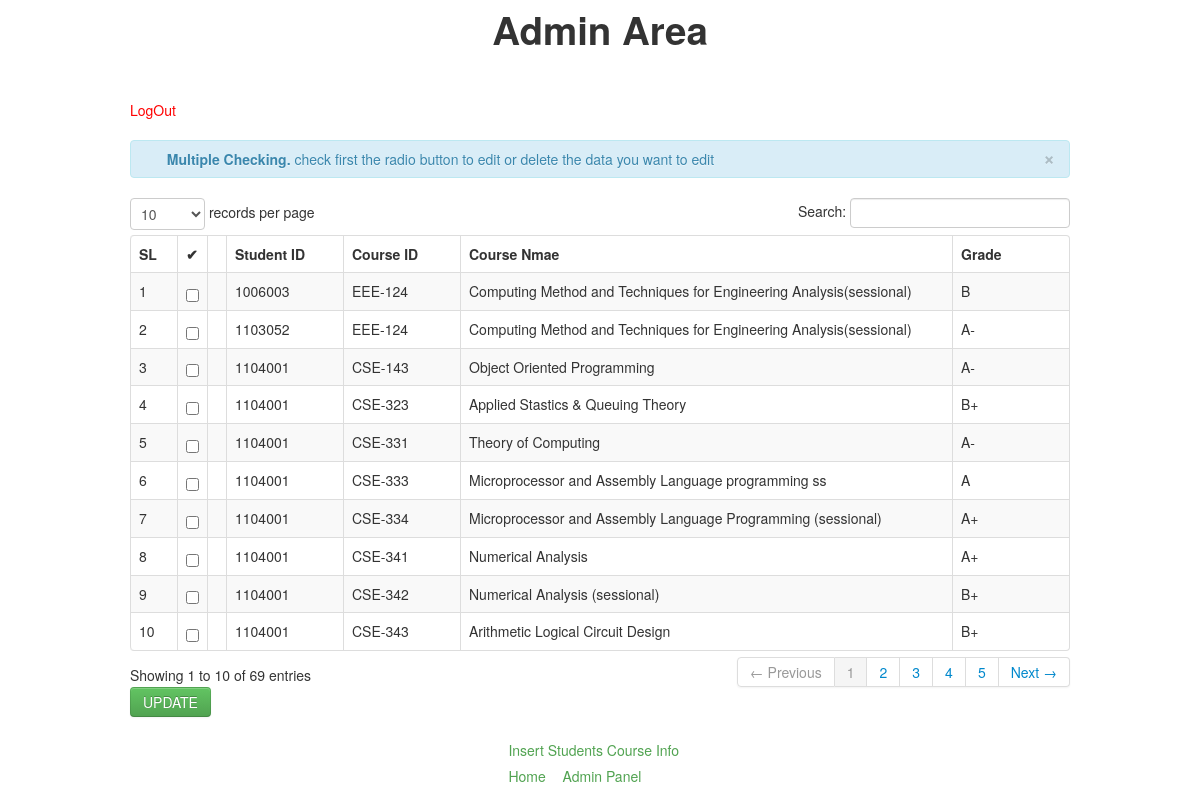
Page /StudentInfoIndex/student_course_info.php on the committed database.
### tables this page shows
CREATE TABLE IF NOT EXISTS `course_info` (
  `course_id` varchar(10) NOT NULL,
  `course_name` varchar(100) NOT NULL,
  `credit_hour` float NOT NULL,
  `serial_level` int(2) NOT NULL
);

### StudentInfoIndex/student_course_info.php (the view, shortened to what this page needs)
<?php
include('header.php');
require "connect.inc.php";
?>
<html>
<head>
    <h1 align="center">Admin Area</h1>
</head>
<body>
<div class="container">
<br>
<br>
<a href="admin_logout.php"><font color="red">LogOut</font></a>
<br><br>
<form name="frmUser" action="" method="post">
                        <table cellpadding="0" cellspacing="0" border="0" class="table table-striped table-bordered" id="example">
                            <div class="alert alert-info">
                                <button type="button" class="close" data-dismiss="alert">&times;</button>
                                <strong><i class="icon-user icon-large"></i>&nbsp; Multiple Checking.</strong>&nbsp;check first the radio button to edit or delete the data you want to edit
                            </div>
                            <thead>
                                <tr>
                                    <th width="30">SL</th>
                                    <th width="10">&#10004;</th>
                                     <th width="2"></th>
                                    <th width="100">Student ID</th>
                                    <th width="100">Course ID</th>
                                    <th width="">Course Nmae</th>
                                    <th width="100">Grade</th>
                                </tr>
                            </thead>
                             <tbody>
                        <?php
                             $case="SELECT s.`student_id` AS sid,s.`course_id` AS cid ,t.`course_name` AS cname,s.`gpa` AS gpa
                                    FROM
                                    (SELECT `student_id`,`course_id`,
                                    (
                                       case `gpa`
                                        when 4.00 then \"A+\"
                                        when 3.75 then \"A\"
                                        when 3.50 then \"A-\"
                                        when 3.25 then \"B+\"
                                        when 3.00 then \"B\"
                                        when 2.75 then \"B-\"
                                        when 2.50 then \"C+\"
                                        when 2.25 then \"C\"
                                        when 2.00 then \"D\"
                                        else \"F\"
                                        end
                                        ) AS gpa
                                    FROM `student_course`
                                     ) AS s ,`course_info` AS t
                                     WHERE s.`course_id`=t.`course_id`
                                     ORDER BY s.`student_id` ASC";
                            $query=mysqli_query($con_db,$case)or die(mysqli_error($con_db));
                            while($row=mysqli_fetch_array($query))
                            {
                                $student_id=$row['sid'];
                            ?>
                                <tr>
                                        <td>
                                        <input name="selector[]" type="checkbox" value="<?php echo $student_id; ?>">
                                        </td>
                                         <td>
                                        </td>
                                         <td><?php echo $row['sid'] ?></td>
                                         <td><?php echo $row['cid'] ?></td>
                                         <td><?php echo $row['cname'] ?></td>
                                         <td><?php echo $row['gpa'] ?></td>
                                </tr>
                        <?php  } ?>
                            </tbody>
                        </table>
						<button class="btn btn-success"  name="submit_mult" type="submit" onclick="setEditStudentCourse();">
                       UPDATE
                        </button>
     </form>
</div>
<div id="header">
             <a href="insert_student_course.php">Insert Students Course Info</a></li>
        <ul>
            <li><a href="home.php">Home</a></li>
            <li><a href="admin_page.2.php">Admin Panel</a></li>
        </ul>
</body>
</html>

### StudentInfoIndex/student_course_info.php (style rules this page uses)
ul { float: left; width: 100%; padding: 0; margin: 0; list-style-type: none; }
#header a { float: left; text-decoration: none; color: #51A351; padding: 0.2em 0.6em; border-right: 1px solid bl; }
li { display: inline; }
#header { margin-left: 500px; }

### rows in the picture
course_info: sid "1006003", cid "EEE-124", course_name "Computing Method and Techniques for Engineering Analysis(sessional)", gpa "B", sid "1103052", gpa "A-"
course_info: sid "1104001", cid "CSE-143", course_name "Object Oriented Programming", gpa "A-"
course_info: sid "1104001", cid "CSE-323", course_name "Applied Stastics & Queuing Theory", gpa "B+"
course_info: sid "1104001", cid "CSE-331", course_name "Theory of Computing", gpa "A-"
course_info: sid "1104001", cid "CSE-333", course_name "Microprocessor and Assembly Language programming ss", gpa "A"
course_info: sid "1104001", cid "CSE-334", course_name "Microprocessor and Assembly Language Programming (sessional)", gpa "A+"
course_info: sid "1104001", cid "CSE-341", course_name "Numerical Analysis", gpa "A+"
course_info: sid "1104001", cid "CSE-342", course_name "Numerical Analysis (sessional)", gpa "B+"
course_info: sid "1104001", cid "CSE-343", course_name "Arithmetic Logical Circuit Design", gpa "B+"
